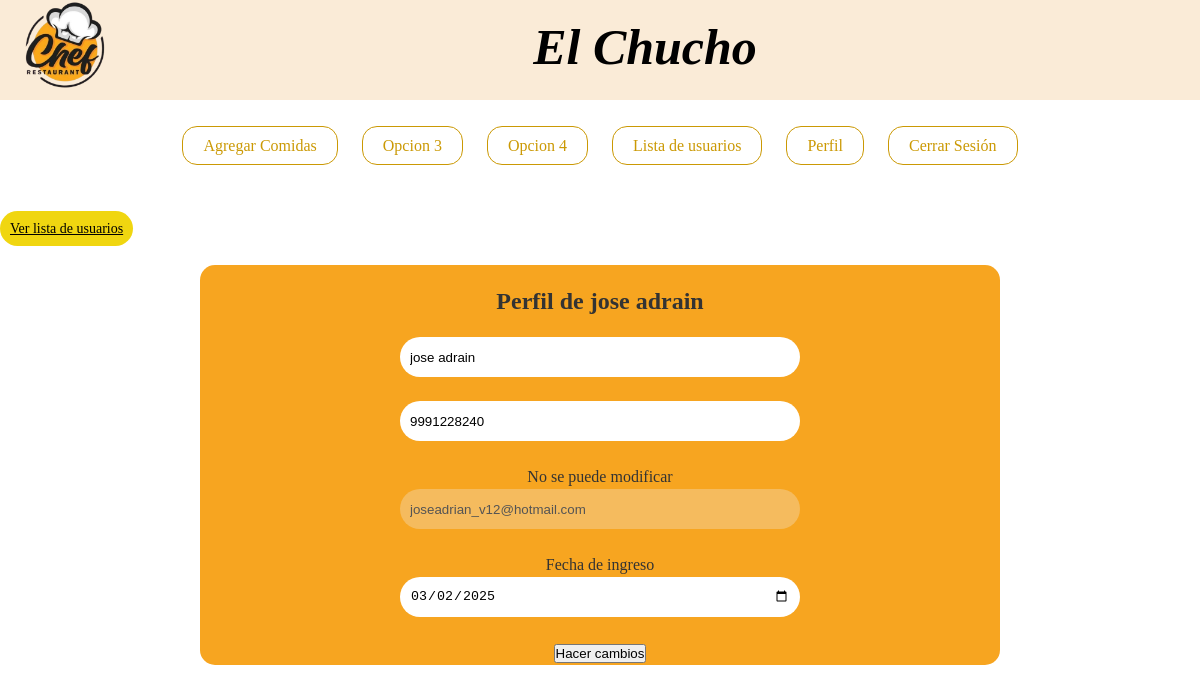
Page /editar.php?id=1 (signed in) on the committed database.
### tables this page shows
CREATE TABLE `usuarios` (
  `id` int(11) NOT NULL,
  `usuario` varchar(50) DEFAULT NULL,
  `nombre` varchar(50) DEFAULT NULL,
  `correo` varchar(100) DEFAULT NULL,
  `telefono` varchar(10) DEFAULT NULL,
  `contrasena` varchar(255) DEFAULT NULL,
  `Eliminar` int(20) DEFAULT NULL,
  `fecha_ingreso` date DEFAULT NULL,
  `token_recuperacion` varchar(255) DEFAULT NULL,
  `expira_token` datetime DEFAULT NULL,
  `id_tipo1` int(2) NOT NULL
);

### editar.php (the view, shortened to what this page needs)
<!DOCTYPE html>
<html lang="en">
<head>
    <link rel="stylesheet" href="diseño1.css">
</head>
<body>
 <?php
  include "encabezado.php";
  include "Menu_botones.php";
  ?>
   <br><br>
   <?php
    require "conexion.php";
    $id_usuario = $_GET['id'];
    $Recuperar = "SELECT * FROM usuarios WHERE id = '$id_usuario'";
    $resultado = mysqli_query($conectar, $Recuperar);
    $fila = mysqli_fetch_assoc($resultado)
    ?>
    <a class = "boton1" href = "ListaU.php?id=<?php echo $fila['id'];?>" >Ver lista de usuarios</a><br>
    <br>
    <div class="login2">
      <br>
  <h2>Perfil de <?php echo $fila["nombre"];?> </h2><br>
  <form method="post" action="Reescribir.php" id = "myform" onsubmit = "validarFormulario(event)" >
  <input type="text" name = "nombre" placeholder = "Escribe tu nombre" id = "nombre" value ="<?php echo $fila["nombre"];?>"><br><br>
  <input type = "telephone" name = "telefono" placeholder = "Número de celular" id = "telefono" value ="<?php echo $fila["telefono"];?>"><br><br>
    <label>No se puede modificar</label><br>
    <input type="text" name="usuario" placeholder="Correo Electrónico" id="email" value="<?php echo $fila["correo"];?>" disabled><br><br>
    <label class = "left">Fecha de ingreso</label><br>
    <input type="date" id="fecha" name="fecha_in"value ="<?php echo $fila["fecha_ingreso"];?>">
    <br><br>
     <button type="submit" name="Registro">Hacer cambios</button>
</form>
</div>
</body>
</html>

### diseño1.css (style rules this page uses)
* { box-sizing: border-box; margin: 0; padding: 0; }
body { max-width: 100%; font-size: 16px; line-height: 24px; color: #333; background-color: white; }
.login2 { width: 800px; height: 400px; margin: auto; background-color: #f7a520; border-radius: 15px; text-align: center; }
.login2 input { width: 400px; height: 40px; margin: auto; padding: 10px; border-radius: 20px; border: 0px; }
.boton1 { width: 200px; height: 40px; margin: auto; padding: 10px; background-color: #F0D610; color: black; border: 0px; border-radius: 25px; font-size: 14px; }

### rows in the picture
usuarios: nombre "jose adrain", telefono "9991228240", usuario "joseadrian_v12@hotmail.com"
